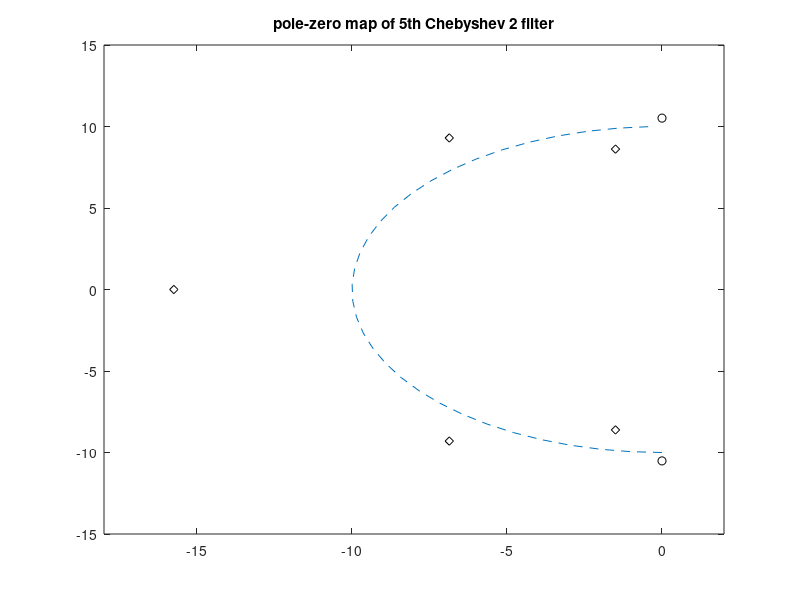

MATLAB code for this plot:
% Pole-zero map of Chebyshev 2 filter
wc=10; % desired cut-off frequency
N=5; % order of the filter
R=20; %decibels of ripple in the stop band
[num,den]=cheby2(N,R,wc,'s'); %analog Chebyshev 2 filter 
G=tf(num,den); %transfer function
P=pole(G); %find the poles of G
Z=zero(G); %find the zeros of G
alfa=-(pi/2):-0.1:-(3*pi/2); %set of angle values
plot(wc*cos(alfa),wc*sin(alfa),'--'); %plots half a circunference
hold on;
plot(P,'dk'); %pole map
axis([-18 2 -15 15]);
hold on;
plot(Z,'ok'); %zero map
title('pole-zero map of 5th Chebyshev 2 filter');
